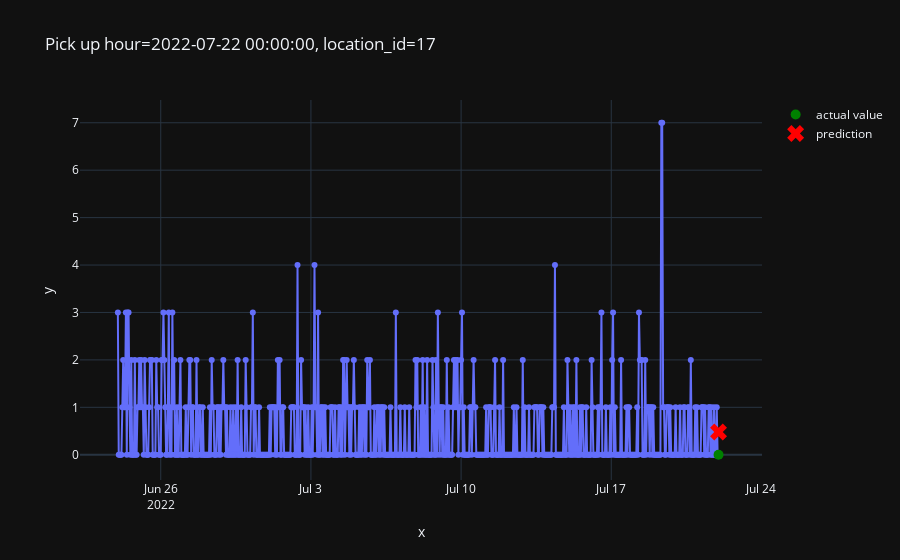

The code cell stored with this chart in its notebook:
### Markdown cell above
On previous notebooks, we saw that **LightGBM** model returned a test_mae=2.5145 and a test_mae=2.5281 with feature engineering. So, hyperparameter tuning seems to improve our oirginal LightGBM model.

### Code cell
from src.plot import plot_one_sample

plot_one_sample(
    features=X_test,
    targets=y_test,
    example_id=2979,
    predictions=pd.Series(predictions)
)

### Figure 1 — Plotly figure (JSON) as saved in the notebook; plotly's stock layout.template omitted (floating-point values rounded to 4 significant figures; data arrays with more than 128 entries replaced by an {"elided": "..."} marker saying what was removed)
{"data": [{"hovertemplate": "x=%{x}<br>y=%{y}<extra></extra>", "legendgroup": "", "line": {"color": "#636efa", "dash": "solid"}, "marker": {"symbol": "circle"}, "mode": "lines+markers", "name": "", "orientation": "v", "showlegend": false, "type": "scatter", "x": {"elided": "673 str values"}, "xaxis": "x", "y": {"elided": "673 int values"}, "yaxis": "y"}, {"line": {"color": "green"}, "marker": {"size": 10}, "mode": "markers", "name": "actual value", "type": "scatter", "x": ["2022-07-22T00:00:00"], "y": [0]}, {"line": {"color": "red"}, "marker": {"size": 15, "symbol": "x"}, "mode": "markers", "name": "prediction", "type": "scatter", "x": ["2022-07-22T00:00:00"], "y": [0.4795]}], "layout": {"legend": {"tracegroupgap": 0}, "title": {"text": "Pick up hour=2022-07-22 00:00:00, location_id=17"}, "xaxis": {"anchor": "y", "domain": [0, 1], "title": {"text": "x"}}, "yaxis": {"anchor": "x", "domain": [0, 1], "title": {"text": "y"}}}}
